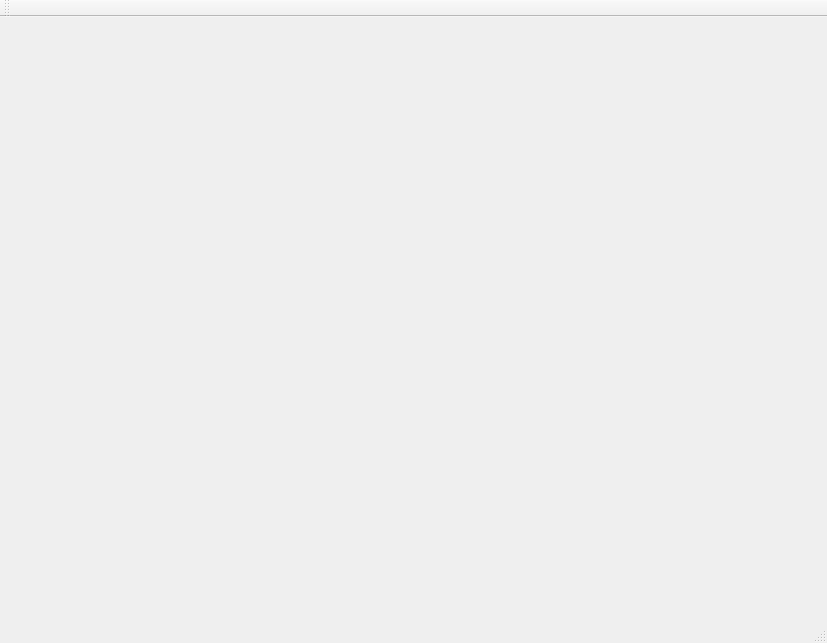
<?xml version="1.0" encoding="UTF-8"?>
<ui version="4.0">
 <class>MainWindow</class>
 <widget class="QMainWindow" name="MainWindow">
  <property name="geometry">
   <rect>
    <x>0</x>
    <y>0</y>
    <width>827</width>
    <height>643</height>
   </rect>
  </property>
  <property name="windowTitle">
   <string>MainWindow</string>
  </property>
  <widget class="QWidget" name="centralWidget"/>
  <widget class="QMenuBar" name="menuBar">
   <property name="geometry">
    <rect>
     <x>0</x>
     <y>0</y>
     <width>827</width>
     <height>25</height>
    </rect>
   </property>
  </widget>
  <widget class="QToolBar" name="mainToolBar">
   <attribute name="toolBarArea">
    <enum>TopToolBarArea</enum>
   </attribute>
   <attribute name="toolBarBreak">
    <bool>false</bool>
   </attribute>
  </widget>
  <widget class="QStatusBar" name="statusBar"/>
 </widget>
 <layoutdefault spacing="6" margin="11"/>
 <resources/>
 <connections/>
</ui>
